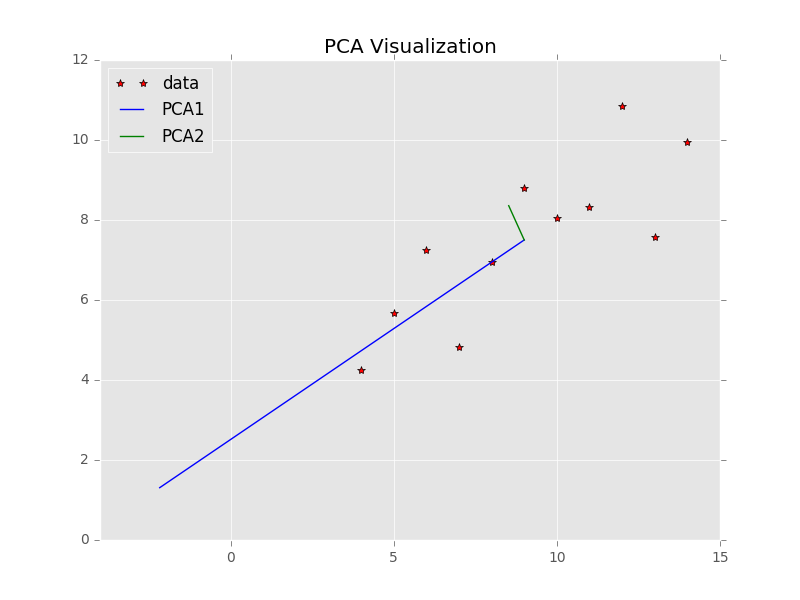

The script that saved this image:
#!/usr/bin/env python

from __future__ import print_function
import sys
from sklearn.decomposition import PCA
import numpy as np
import matplotlib.pyplot as plt

data = np.loadtxt(sys.argv[1])

x = data.T[0]
y = data.T[1]

pca = PCA()
pca.fit(data)

meanX = np.mean(x)
meanY = np.mean(y)

plt.style.use('ggplot')
plt.plot(x, y, 'r*')

plt.plot([meanX, meanX+pca.components_[0][0]*pca.explained_variance_[0]],
         [meanY, meanY+pca.components_[0][1]*pca.explained_variance_[0]], 'b-')
plt.plot([meanX, meanX+pca.components_[1][0]*pca.explained_variance_[1]],
         [meanY, meanY+pca.components_[1][1]*pca.explained_variance_[1]], 'g-')
plt.xlim([-4, 15])
plt.title('PCA Visualization')
plt.legend(['data', 'PCA1', 'PCA2'], loc=2)
plt.savefig('PCA.png')
